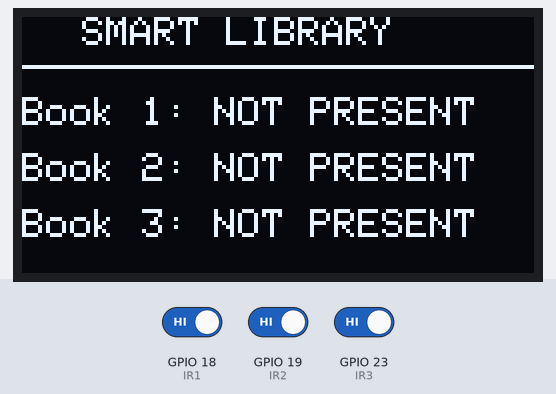
The sketch below on a simulated ESP32. Parts: 128×64 one-colour display. The inputs (shaded band) are chosen by the test bench; at power-on: GPIO 18 (IR1) HIGH, GPIO 19 (IR2) HIGH, GPIO 23 (IR3) HIGH. WiFi joins after 1.5 s; servers stay silent unless stated; what the sketch prints to the serial monitor is not drawn.

Above: at 4.2 s.
4.3 s: GPIO 18 (IR1) driven LOW
At 5.1 s:
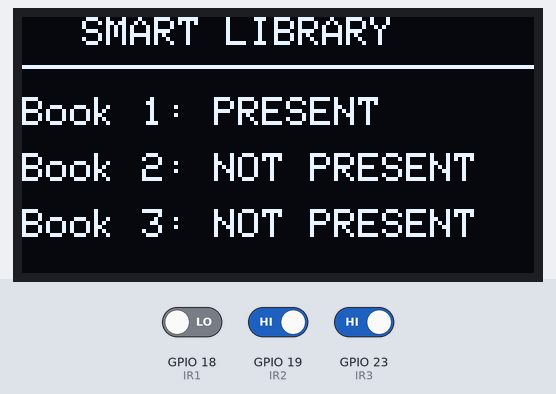
6.0 s: GPIO 19 (IR2) driven LOW
At 7.1 s:
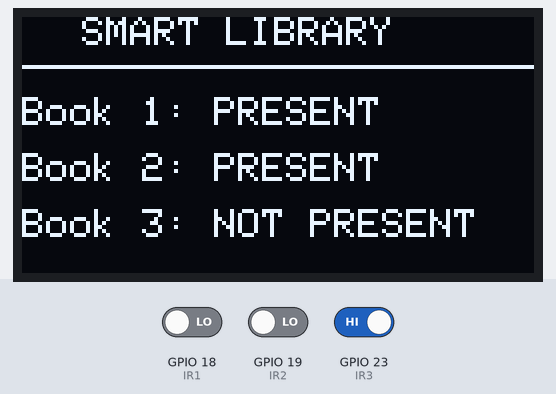
7.6 s: GPIO 23 (IR3) driven LOW
At 8.5 s:
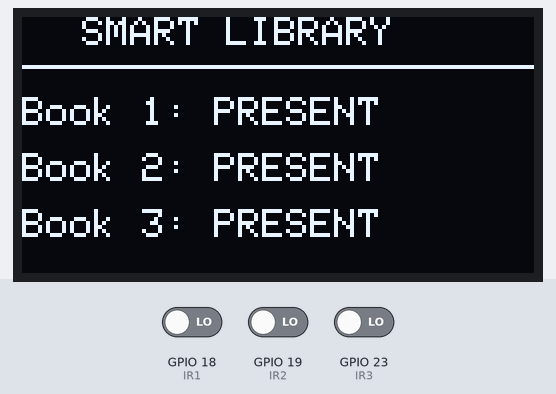
9.2 s: GPIO 18 (IR1) driven HIGH
At 10.5 s:
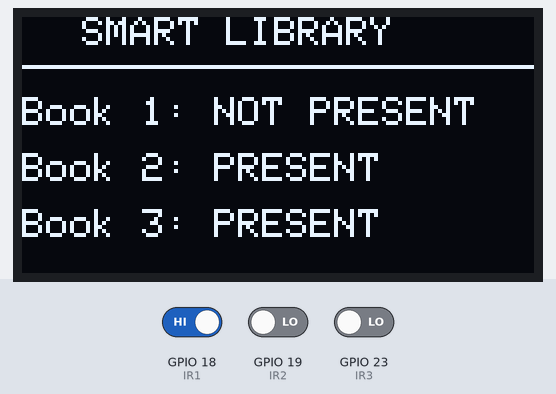
10.8 s: GPIO 19 (IR2) driven HIGH
At 12.0 s:
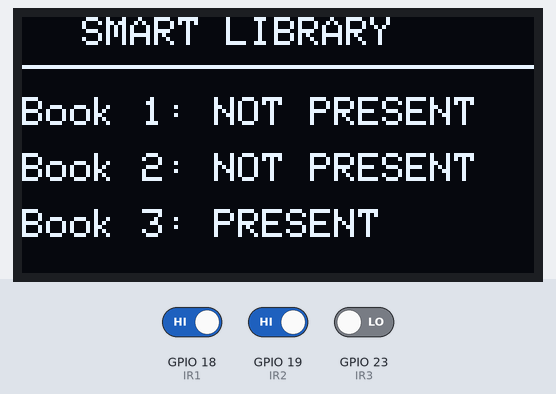
Timing chart, 0 to 13.4 s (numbered marks = the images above; inputs shaded):
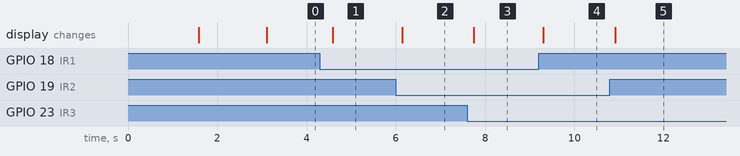

The sketch:

IoTSmartLibraryBookCounter.ino
```cpp
#include <WiFi.h>
#include <WiFiClientSecure.h>
#include <UniversalTelegramBot.h>
#include <ArduinoJson.h>
#include <Wire.h>
#include <Adafruit_GFX.h>
#include <Adafruit_SSD1306.h>

// =================================
// WIFI DETAILS
// =================================
const char* ssid = "PK";
const char* password = "244466666";

// =================================
// TELEGRAM DETAILS
// =================================

#define BOT_TOKEN "9197802903:AAFXnBIC3t4GNEsFGNUrV3zlumLGX7sR2kU"
#define CHAT_ID "8719633048"

WiFiClientSecure client;
UniversalTelegramBot bot(BOT_TOKEN, client);

// =================================
// OLED SETTINGS
// =================================
#define SCREEN_WIDTH 128
#define SCREEN_HEIGHT 64
#define OLED_RESET -1

Adafruit_SSD1306 display(
  SCREEN_WIDTH,
  SCREEN_HEIGHT,
  &Wire,
  OLED_RESET
);

// =================================
// IR SENSOR PINS
// =================================
#define IR1 18
#define IR2 19
#define IR3 23

// =================================
// SENSOR STATUS
// =================================
bool book1, book2, book3;

unsigned long lastTelegramCheck = 0;
const unsigned long telegramInterval = 1000;

// =================================
// READ SENSORS
// =================================
void readSensors() {

  // Assumes IR output LOW when book detected
  book1 = (digitalRead(IR1) == LOW);
  book2 = (digitalRead(IR2) == LOW);
  book3 = (digitalRead(IR3) == LOW);
}

// =================================
// OLED DISPLAY
// =================================
void updateDisplay() {

  display.clearDisplay();
  display.setTextColor(SSD1306_WHITE);

  display.setTextSize(1);
  display.setCursor(15, 0);
  display.println("SMART LIBRARY");

  display.drawLine(0, 12, 128, 12, SSD1306_WHITE);

  display.setCursor(0, 20);
  display.print("Book 1: ");
  display.println(book1 ? "PRESENT" : "NOT PRESENT");

  display.setCursor(0, 34);
  display.print("Book 2: ");
  display.println(book2 ? "PRESENT" : "NOT PRESENT");

  display.setCursor(0, 48);
  display.print("Book 3: ");
  display.println(book3 ? "PRESENT" : "NOT PRESENT");

  display.display();
}

// =================================
// TELEGRAM STATUS
// =================================
String getBookStatus() {

  readSensors();

  String message = "SMART LIBRARY BOOK STATUS\n\n";

  message += "Book 1: ";
  message += book1 ? "PRESENT\n" : "NOT PRESENT\n";

  message += "Book 2: ";
  message += book2 ? "PRESENT\n" : "NOT PRESENT\n";

  message += "Book 3: ";
  message += book3 ? "PRESENT\n" : "NOT PRESENT\n";

  int totalPresent = book1 + book2 + book3;

  message += "\nTotal Books Present: ";
  message += String(totalPresent);

  return message;
}

// =================================
// TELEGRAM COMMANDS
// =================================
void handleTelegram() {

  int numberOfMessages = bot.getUpdates(bot.last_message_received + 1);

  while (numberOfMessages) {

    for (int i = 0; i < numberOfMessages; i++) {

      String chat_id = bot.messages[i].chat_id;
      String text = bot.messages[i].text;

      // Only authorized user
      if (chat_id != CHAT_ID) {
        continue;
      }

      if (text == "/start") {

        bot.sendMessage(
          CHAT_ID,
          "Welcome to Smart Library!\n\nSend /status to check book availability.",
          ""
        );
      }

      else if (text == "/status") {

        String statusMessage = getBookStatus();

        bot.sendMessage(
          CHAT_ID,
          statusMessage,
          ""
        );
      }
    }

    numberOfMessages = bot.getUpdates(
      bot.last_message_received + 1
    );
  }
}

// =================================
// SETUP
// =================================
void setup() {

  Serial.begin(115200);

  pinMode(IR1, INPUT_PULLUP);
  pinMode(IR2, INPUT_PULLUP);
  pinMode(IR3, INPUT_PULLUP);

  Wire.begin(21, 22);

  if (!display.begin(
        SSD1306_SWITCHCAPVCC,
        0x3C
      )) {

    Serial.println("OLED NOT FOUND");
    while (true);
  }

  display.clearDisplay();
  display.setTextSize(1);
  display.setCursor(10, 25);
  display.println("Connecting WiFi...");
  display.display();

  WiFi.begin(ssid, password);

  Serial.print("Connecting to WiFi");

  while (WiFi.status() != WL_CONNECTED) {

    delay(500);
    Serial.print(".");
  }

  Serial.println("\nWiFi Connected!");

  client.setInsecure();

  display.clearDisplay();
  display.setCursor(15, 25);
  display.println("SMART LIBRARY READY");
  display.display();

  delay(1500);
}

// =================================
// MAIN LOOP
// =================================
void loop() {

  readSensors();

  // Update OLED continuously
  updateDisplay();

  // Check Telegram periodically
  if (millis() - lastTelegramCheck >= telegramInterval) {

    lastTelegramCheck = millis();

    if (WiFi.status() == WL_CONNECTED) {
      handleTelegram();
    }
  }

  delay(100);
}
```

Measured:
- after the input at 4.3 s, the display: changes after 0.29 s (image 1)
- after the input at 6.0 s, the display: changes after 0.15 s (image 2)
- after the input at 7.6 s, the display: changes after 0.15 s (image 3)
- after the input at 9.2 s, the display: changes after 0.11 s (image 4)
- after the input at 10.8 s, the display: changes after 0.12 s (image 5)
